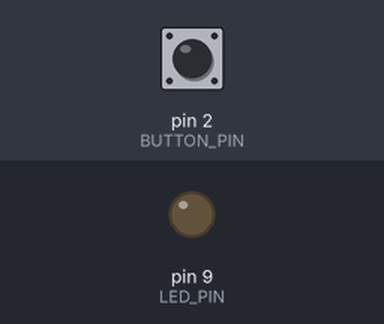
This sketch was run on a simulated Arduino Uno, built with avr-gcc and run on an emulated ATmega328P. Shown: output pins drawn as LEDs (lit = HIGH). The test bench sets the inputs (shaded band); at power-on: pin 2 (BUTTON_PIN) HIGH.

Above: at 1.2 s.
1.3 s: pin 2 (BUTTON_PIN) pulled LOW for 0.15 s
At 1.37 s:
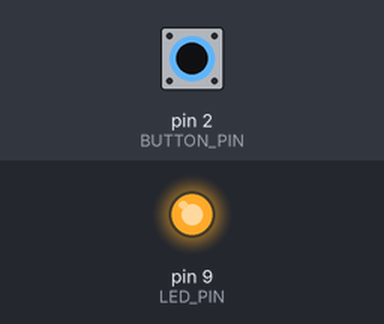
2.9 s: pin 2 (BUTTON_PIN) pulled LOW for 3.2 s
At 7.3 s:
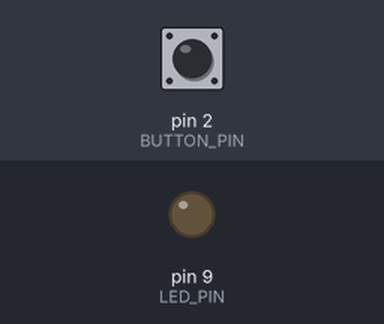
Timing chart, 0 to 8.8 s (numbered marks = the images above; inputs shaded):
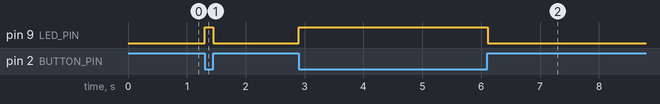

Measured:
- after the input at 1.3 s, pin 9 (LED_PIN): LOW → HIGH at once, → LOW 0.15 s later
- after the input at 2.9 s, pin 9 (LED_PIN): LOW → HIGH at once, → LOW 3.2 s later

The sketch:

switch_pullup.ino
```cpp
// A push button read with the AVR's internal pull-up, mirroring to an LED.
//
// Wiring: D2 --- button --- GND, and D9 --- 330 ohm --- LED --- GND.
//
// With the pull-up engaged the pin idles HIGH and reads LOW while the button is
// held down, so the sketch inverts the reading: pressed means LOW. This is the
// usual "active low" arrangement, and the reason it is usual is that it needs no
// external resistor at all.
constexpr uint8_t BUTTON_PIN = 2;
constexpr uint8_t LED_PIN = 9;

void setup() {
  pinMode(BUTTON_PIN, INPUT_PULLUP);
  pinMode(LED_PIN, OUTPUT);
  digitalWrite(LED_PIN, LOW);
}

void loop() {
  const bool pressed = digitalRead(BUTTON_PIN) == LOW;
  digitalWrite(LED_PIN, pressed ? HIGH : LOW);
  delay(10);
}
```
